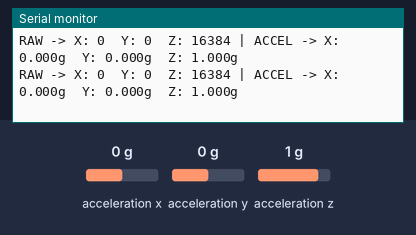
A sketch run on a simulated Arduino Uno, built with avr-gcc and run on an emulated ATmega328P. On the bench: the last lines printed to the serial monitor. Wiring (inferred from the names in the program): MPU-6050 motion sensor at I2C address 0x68. The inputs (shaded band) are chosen by the test bench; at power-on: acceleration x 0 g, acceleration y 0 g, acceleration z 1 g.

Above: at 1.3 s.
1.4 s: acceleration x set to -1.4 g
At 1.44 s:
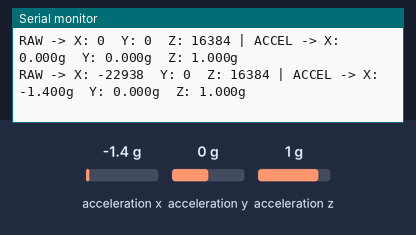
4.4 s: acceleration y set to -1.4 g
At 4.44 s:
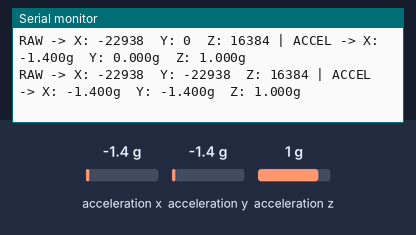
7.4 s: acceleration z set to -1.4 g
At 17.84 s:
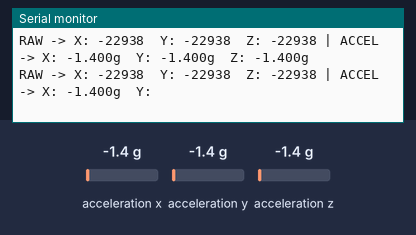

Measured:
- after the input at 1.4 s, the serial monitor: prints a new line at once (image 1)
- after the input at 4.4 s, the serial monitor: prints a new line at once (image 2)
- after the input at 7.4 s, the serial monitor: prints a new line at once (image 3)

The sketch:

Day_73_MPU6050_Raw.ino
```cpp
/*
 * 100 Projects with Arduino - Day 73
 * Project: MPU6050 3-Axis Accelerometer Raw Data Reader (Direct I2C Registers)
 *
 * DESCRIPTION:
 * This project interfaces the MFRC522/MPU6050 6-DOF Inertial Measurement Unit (IMU).
 * Rather than relying on external libraries, this sketch implements direct register-level I2C
 * communication using the standard Arduino Wire library.
 * 1. Sensor Wake-up & Configuration: Communicates with the MPU6050 (address 0x68), wakes it from
 *    sleep mode by writing to PWR_MGMT_1, and configures the Accelerometer to a full-scale range
 *    of ±2g.
 * 2. Synchronous Burst Read: Reads 6 bytes of accelerometer registers (X, Y, Z high/low bytes)
 *    in a single, atomic I2C transaction to prevent data-skew between axes.
 * 3. Scaling & Conversion: Combines high/low bytes into 16-bit signed integers and converts
 *    raw LSB readings into standard acceleration units of gravity (Gs) using the 16384 LSB/g scale
 * factor.
 * 4. Non-blocking Execution: Outputs data at a precise 10 Hz (100ms) sample rate using millis().
 *
 * MPU6050 & I2C REGISTERS:
 * - Address: 0x68 (Default when AD0 pin is connected to GND).
 * - PWR_MGMT_1 (Register 0x6B): Configures clock source and sleep state. Must write 0x00 to wake.
 * - ACCEL_CONFIG (Register 0x1C): Sets full-scale range (±2g, ±4g, ±8g, ±16g).
 * - ACCEL_XOUT_H (Register 0x3B): Start of the 6-byte block of accelerometer outputs.
 *
 * ACCELEROMETER PHYSICS:
 * An accelerometer measures proper acceleration (acceleration relative to free fall). When the
 * sensor sits flat and stationary on a desk:
 * - X and Y axes experience 0g of proper acceleration.
 * - Z axis experiences +1.0g pointing upwards (resisting gravity).
 *
 * WIRING:
 * - MPU6050 Pin -> Arduino Uno Pin
 *   - VCC        -> 5V (or 3.3V depending on GY-521 regulator version, 5V is standard on GY-521
 * boards)
 *   - GND        -> GND
 *   - SCL        -> Pin A5 (SCL)
 *   - SDA        -> Pin A4 (SDA)
 *   - AD0        -> GND (Sets I2C address to 0x68)
 */

#include <Wire.h>

// --- MPU6050 I2C ADDRESS & REGISTERS ---
const uint8_t MPU6050_ADDR = 0x68;      // Standard I2C address of MPU6050
const uint8_t REG_ACCEL_CONFIG = 0x1C;  // Accelerometer configuration register
const uint8_t REG_ACCEL_XOUT_H = 0x3B;  // Start of accelerometer registers (X high byte)
const uint8_t REG_PWR_MGMT_1 = 0x6B;    // Power management register 1

// --- ACCELEROMETER SENSITIVITY ---
// Sensitivity factors for full-scale configuration ranges (defined in datasheet):
// ±2g  -> 16384 LSB/g
// ±4g  -> 8192 LSB/g
// ±8g  -> 4096 LSB/g
// ±16g -> 2048 LSB/g
const float ACCEL_SCALE_FACTOR = 16384.0f;  // Scale factor for ±2g range

// --- TIMING CONFIGURATION ---
unsigned long lastSampleTime = 0;
const unsigned long SAMPLE_INTERVAL_MS = 100;  // Sample at 10 Hz (100ms)

void setup() {
  Serial.begin(9600);
  Wire.begin();  // Initialize I2C Bus as Master

  Serial.println(F("=================================================="));
  Serial.println(F("Day 73: MPU6050 Accelerometer Raw Data Reader"));
  Serial.println(F("=================================================="));

  // Initialize and configure MPU6050
  if (initMPU6050()) {
    Serial.println(F("[SYSTEM] MPU6050 detected and initialized."));
  } else {
    Serial.println(F("[ERROR] Failed to communicate with MPU6050!"));
    Serial.println(F("[SYSTEM] Freezing execution. Verify wiring."));
    while (1);
  }
}

void loop() {
  unsigned long currentMillis = millis();

  // Non-blocking 10 Hz sampling loop
  if (currentMillis - lastSampleTime >= SAMPLE_INTERVAL_MS) {
    lastSampleTime = currentMillis;

    int16_t rawX, rawY, rawZ;
    if (readAccelRaw(rawX, rawY, rawZ)) {
      // Scale raw integers to Gs
      float ax = rawX / ACCEL_SCALE_FACTOR;
      float ay = rawY / ACCEL_SCALE_FACTOR;
      float az = rawZ / ACCEL_SCALE_FACTOR;

      // Print formatted output (Raw LSB values vs physical Gs)
      Serial.print(F("RAW -> X: "));
      Serial.print(rawX);
      Serial.print(F("\tY: "));
      Serial.print(rawY);
      Serial.print(F("\tZ: "));
      Serial.print(rawZ);
      Serial.print(F(" | ACCEL -> X: "));
      Serial.print(ax, 3);
      Serial.print(F("g\tY: "));
      Serial.print(ay, 3);
      Serial.print(F("g\tZ: "));
      Serial.print(az, 3);
      Serial.println(F("g"));
    } else {
      Serial.println(F("[ERROR] Failed to read sensor data!"));
    }
  }
}

// =============================================================
//  LOW-LEVEL I2C REGISTER COMMUNICATIONS
// =============================================================

/**
 * Sends a write instruction to a specific register on the MPU6050.
 */
bool writeRegister(uint8_t reg, uint8_t val) {
  Wire.beginTransmission(MPU6050_ADDR);
  Wire.write(reg);
  Wire.write(val);
  return (Wire.endTransmission() == 0);
}

/**
 * Wakes up the MPU6050 and configures the accelerometer range.
 */
bool initMPU6050() {
  // Test connection by reading the WHO_AM_I register (0x75)
  // MPU6050 should respond with 0x68
  Wire.beginTransmission(MPU6050_ADDR);
  Wire.write(0x75);  // WHO_AM_I register
  if (Wire.endTransmission() != 0) return false;

  Wire.requestFrom(MPU6050_ADDR, (uint8_t)1);
  if (Wire.available()) {
    uint8_t deviceID = Wire.read();
    if (deviceID != 0x68) {
      Serial.print(F("[WARNING] Device ID mismatch! Read: 0x"));
      Serial.println(deviceID, HEX);
      // Wait a moment and continue anyway, as some clones respond with 0x70 or other IDs
    }
  }

  // 1. Wake MPU6050 (write 0x00 to PWR_MGMT_1 register to disable sleep)
  if (!writeRegister(REG_PWR_MGMT_1, 0x00)) return false;
  delay(10);  // Wait for clock to stabilize

  // 2. Set Accelerometer Full Scale Range to ±2g (write 0x00 to ACCEL_CONFIG)
  // Bit 3 and Bit 4 of ACCEL_CONFIG set the range:
  // 00 = ±2g, 01 = ±4g, 10 = ±8g, 11 = ±16g
  if (!writeRegister(REG_ACCEL_CONFIG, 0x00)) return false;

  return true;
}

/**
 * Reads 6 bytes from the accelerometer registers starting at 0x3B.
 * Combines high and low bytes to assemble raw X, Y, and Z measurements.
 */
bool readAccelRaw(int16_t &x, int16_t &y, int16_t &z) {
  Wire.beginTransmission(MPU6050_ADDR);
  Wire.write(REG_ACCEL_XOUT_H);  // Point to start register (0x3B)
  if (Wire.endTransmission() != 0) return false;

  // Request 6 bytes of data (registers 0x3B to 0x40)
  // ACCEL_XOUT_H (0x3B), ACCEL_XOUT_L (0x3C),
  // ACCEL_YOUT_H (0x3D), ACCEL_YOUT_L (0x3E),
  // ACCEL_ZOUT_H (0x3F), ACCEL_ZOUT_L (0x40)
  Wire.requestFrom(MPU6050_ADDR, (uint8_t)6);

  if (Wire.available() >= 6) {
    // Read high and low bytes, then combine them using bitwise shifts
    x = (Wire.read() << 8) | Wire.read();
    y = (Wire.read() << 8) | Wire.read();
    z = (Wire.read() << 8) | Wire.read();
    return true;
  }

  return false;
}
```
